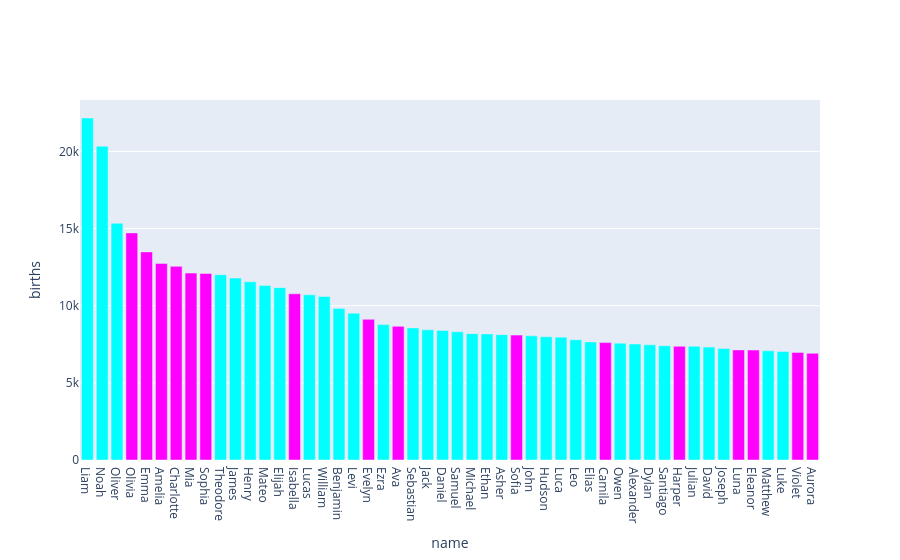

Notebook source saved alongside this figure:
### Markdown cell above
#### Avec plotly.graph_objects

Il faut rajouter les noms des axes pour obtenir un graphique similaire.

### Code cell
# plotly.graph_objects

fig = go.Figure(data=[go.Bar(x=pl_df["name"].head(50), y=pl_df["births"].head(50))])
fig.update_traces(marker_color=[colormap[gender] for gender in pl_df["gender"].head(50)])
fig.update_layout(xaxis_title="name", yaxis_title="births")
fig.show()

### Figure 1 — Plotly figure (JSON) as saved in the notebook; plotly's stock layout.template omitted (floating-point values rounded to 4 significant figures)
{"data": [{"marker": {"color": ["cyan", "cyan", "cyan", "magenta", "magenta", "magenta", "magenta", "magenta", "magenta", "cyan", "cyan", "cyan", "cyan", "cyan", "magenta", "cyan", "cyan", "cyan", "cyan", "magenta", "cyan", "magenta", "cyan", "cyan", "cyan", "cyan", "cyan", "cyan", "cyan", "magenta", "cyan", "cyan", "cyan", "cyan", "cyan", "magenta", "cyan", "cyan", "cyan", "cyan", "magenta", "cyan", "cyan", "cyan", "magenta", "magenta", "cyan", "cyan", "magenta", "magenta"]}, "type": "bar", "x": ["Liam", "Noah", "Oliver", "Olivia", "Emma", "Amelia", "Charlotte", "Mia", "Sophia", "Theodore", "James", "Henry", "Mateo", "Elijah", "Isabella", "Lucas", "William", "Benjamin", "Levi", "Evelyn", "Ezra", "Ava", "Sebastian", "Jack", "Daniel", "Samuel", "Michael", "Ethan", "Asher", "Sofia", "John", "Hudson", "Luca", "Leo", "Elias", "Camila", "Owen", "Alexander", "Dylan", "Santiago", "Harper", "Julian", "David", "Joseph", "Luna", "Eleanor", "Matthew", "Luke", "Violet", "Aurora"], "y": [22164, 20337, 15343, 14718, 13485, 12740, 12552, 12113, 12088, 12011, 11793, 11547, 11302, 11171, 10770, 10703, 10596, 9814, 9513, 9116, 8774, 8662, 8562, 8434, 8391, 8310, 8189, 8170, 8123, 8094, 8047, 7990, 7959, 7793, 7653, 7608, 7574, 7517, 7464, 7407, 7370, 7368, 7317, 7223, 7135, 7127, 7078, 7039, 6972, 6917]}], "layout": {"xaxis": {"title": {"text": "name"}}, "yaxis": {"title": {"text": "births"}}}}
